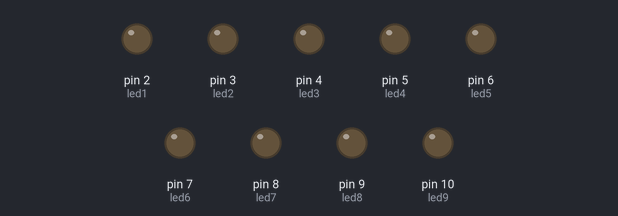
A sketch run on a simulated Arduino Uno, built with avr-gcc and run on an emulated ATmega328P. Shown: output pins drawn as LEDs (lit = HIGH). Random numbers use the default seed unless the sketch sets one.

Above: at 0.2 s.
At 0.52 s:
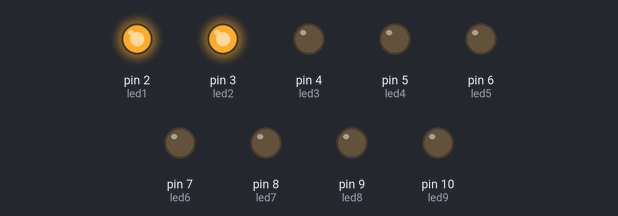
At 0.87 s:
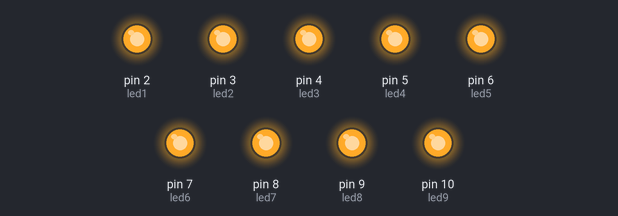
At 1.57 s:
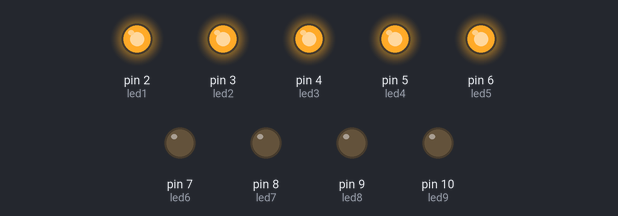
At 2.27 s:
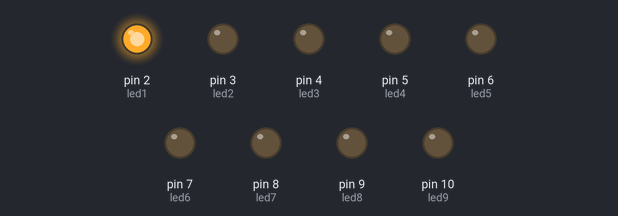
At 2.92 s:
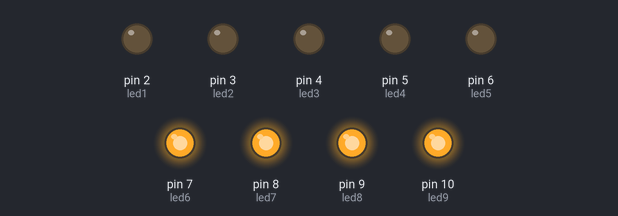
Timing chart, 0 to 3.2 s (numbered marks = the images above):
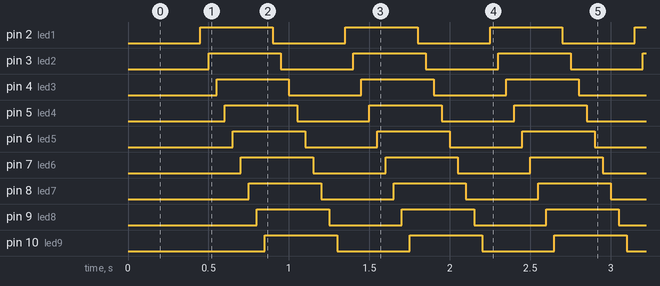

The sketch:

LED_Sketch.ino
```cpp
int led1 = 2;
int led2 = 3;
int led3 = 4;
int led4 = 5;
int led5 = 6;
int led6 = 7;
int led7 = 8;
int led8 = 9;
int led9 = 10;

#define array_size 9
int led_array[array_size] = {led1, led2, led3, led4, led5, led6, led7, led8, led9};


void setup() {
  // put your setup code here, to run once:
  Serial.begin(9600);
  pinMode(led1, OUTPUT);
  pinMode(led2, OUTPUT);
  pinMode(led3, OUTPUT);
  pinMode(led4, OUTPUT);
  pinMode(led5, OUTPUT);
  pinMode(led6, OUTPUT);
  pinMode(led7, OUTPUT);
  pinMode(led8, OUTPUT);
  pinMode(led9, OUTPUT);
  randomSeed(analogRead(0));
}

void loop() {
  // put your main code here, to run repeatedly:
  flash_one();
}

void flash_all()
{
  digitalWrite(led1, HIGH);
  digitalWrite(led2, HIGH);
  digitalWrite(led3, HIGH);
  digitalWrite(led4, HIGH);
  digitalWrite(led5, HIGH);
  digitalWrite(led6, HIGH);
  digitalWrite(led7, HIGH);
  digitalWrite(led8, HIGH);
  digitalWrite(led9, HIGH);
  delay(1000);
  digitalWrite(led1, LOW);
  digitalWrite(led2, LOW);
  digitalWrite(led3, LOW);
  digitalWrite(led4, LOW);
  digitalWrite(led5, LOW);
  digitalWrite(led6, LOW);
  digitalWrite(led7, LOW);
  digitalWrite(led8, LOW);
  digitalWrite(led9, LOW);
  }

void flash_one()
{
  for (int i = 0; i < array_size; i++)
  {
    digitalWrite(led_array[i], LOW);
    delay(50);
    }

  for (int i = 0; i < array_size; i++)
  {
    digitalWrite(led_array[i], HIGH);
    delay(50);
    }
  }

void flash_random()
{
  int rand_num = random(2, 11);
  digitalWrite(rand_num, HIGH);
  delay(100);
  digitalWrite(rand_num, LOW);
  }
```

Measured:
- by itself, pin 2 (led1), pin 3 (led2), pin 4 (led3), pin 5 (led4), pin 6 (led5), pin 7 (led6), pin 8 (led7), pin 9 (led8), pin 10 (led9): alternates HIGH for 0.45 s and LOW for 0.45 s
- by itself, everything shown: repeats every 0.90 s, in 18 steps
